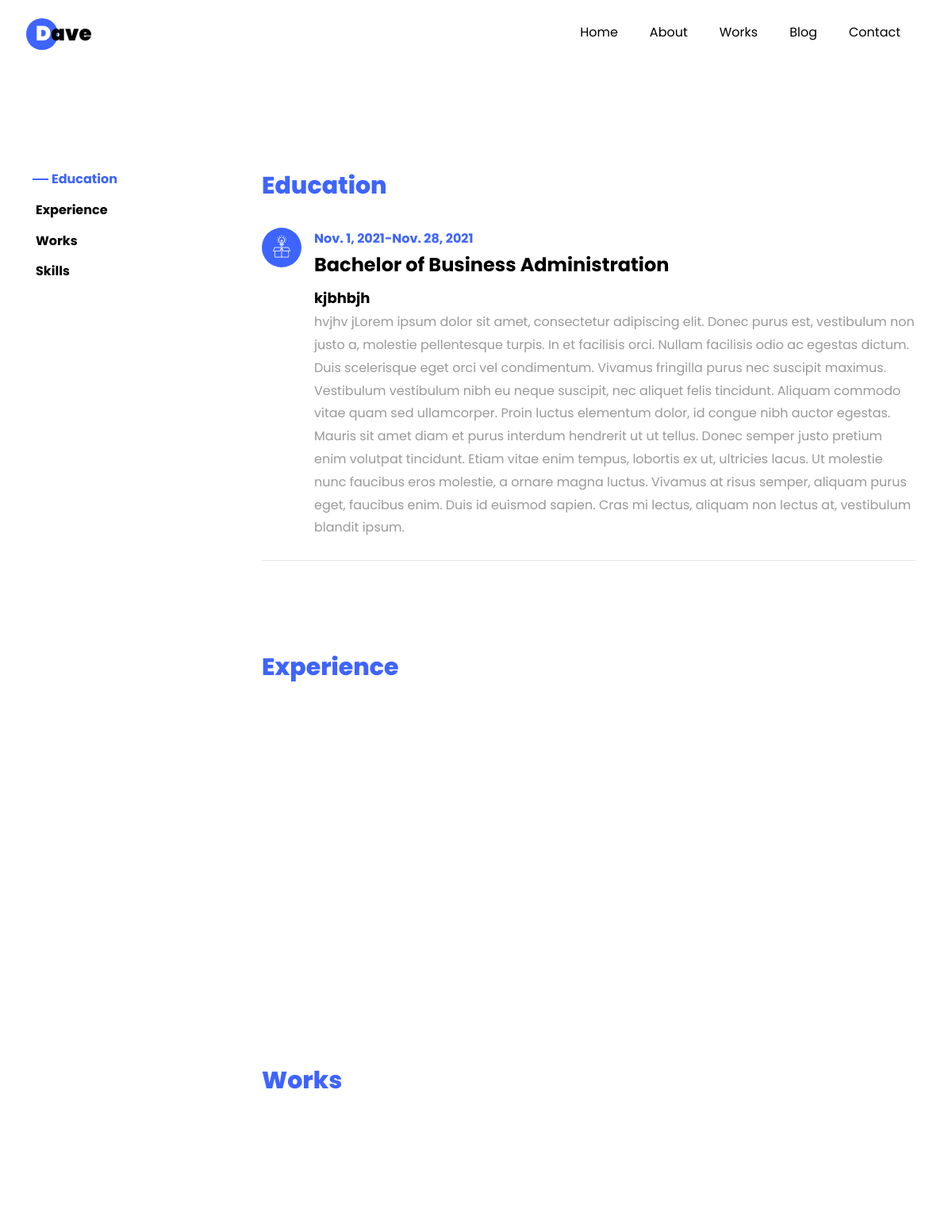
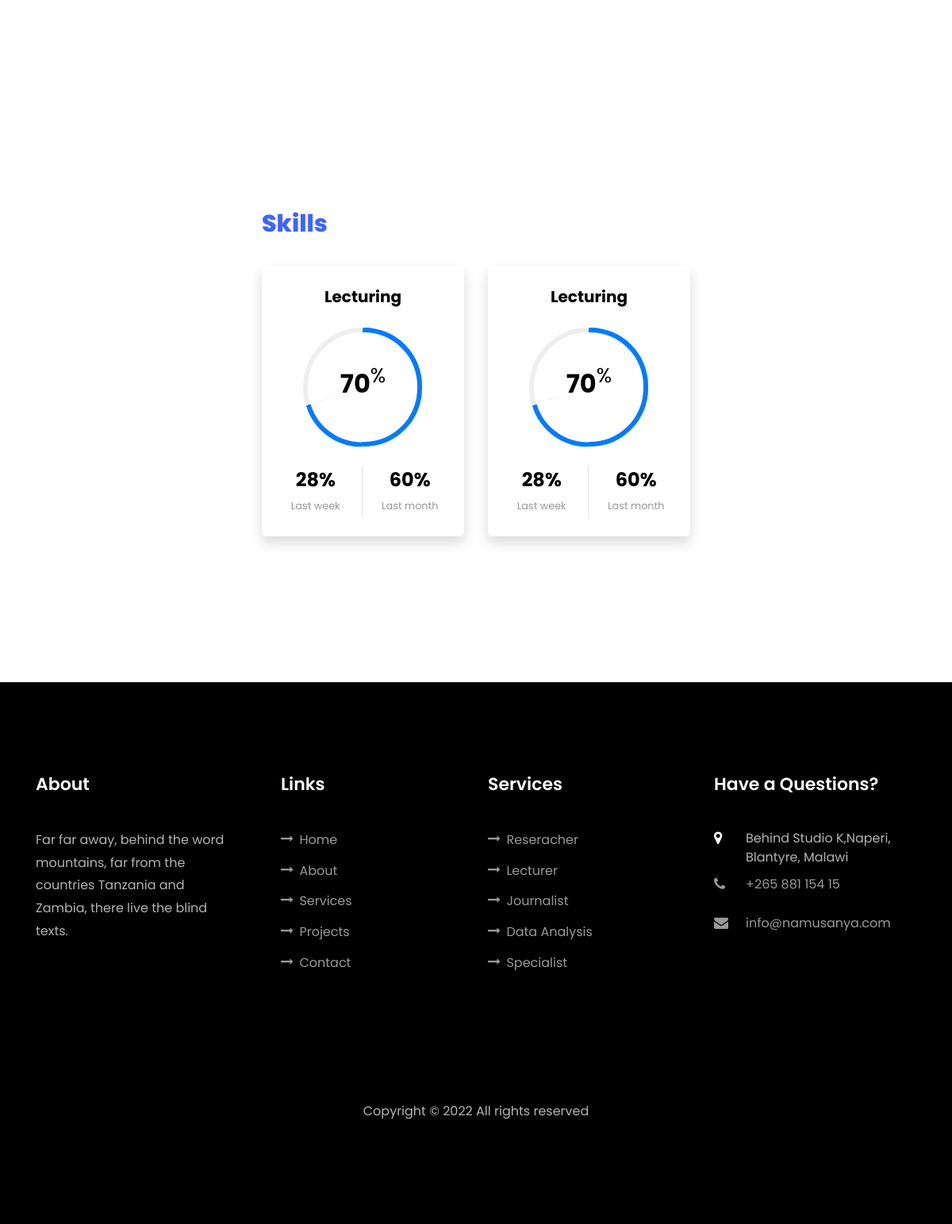
The app's page /works/ with its own data (2 pictures, top to bottom).
### posts/models.py (models this page shows, shortened)
class Education(models.Model):
    heading = models.CharField(max_length=255)
    institution = models.CharField(max_length=255)
    description = models.TextField()
    from_date = models.DateField()
    to_date = models.DateField()
    class Meta:
        ordering = ["-from_date"]

class Skill(models.Model):
    name = models.CharField(max_length=255)
    percentage = models.PositiveIntegerField()

### posts/views.py (the view)
# urls.py: path("", WorksPage.as_view(), name="works"),
class WorksPage(TemplateView):
    template_name = "works.html"
    def get_context_data(self, **kwargs):
        context = super().get_context_data(**kwargs)
        context["education"] = Education.objects.all
        context["experiences"] = Experience.objects.all
        context["works"] = Work.objects.all
        context["skills"] = Skill.objects.all
        return context

### templates/works.html (shortened to what this page needs)
{% extends "base.html" %} {% block content %}
<section class="ftco-section ftco-no-pb goto-here" id="resume-section" style="margin-top: 100px;">
    <div class="container">
        <div class="row">
            <div class="col-md-3">
                <nav id="navi">
                    <ul>
                        <li><a href="#page-1">Education</a></li>
                        <li><a href="#page-2">Experience</a></li>
                        <li><a href="#page-3">Works</a></li>
                        <li><a href="#page-4">Skills</a></li>
                    </ul>
                </nav>
            </div>
            <div class="col-md-9">
                <div id="page-1" class="page one">
                    <h2 class="heading">Education</h2>
                    {% for education in education %}
                    <div class="resume-wrap d-flex ftco-animate">
                        <div class="icon d-flex align-items-center justify-content-center">
                            <span class="flaticon-ideas"></span>
                        </div>
                        <div class="text pl-3">
                            <span class="date">{{education.from_date}}-{{education.to_date}}</span>
                            <h2>{{education.heading}}</h2>
                            <span class="position">{{education.institution}}</span>
                            <p>{{education.description}}</p>
                        </div>
                    </div>
                    {% endfor %}
                </div>
                <div id="page-2" class="page two">
                    <h2 class="heading">Experience</h2>
                </div>
                <div id="page-3" class="page three">
                    <h2 class="heading">Works</h2>
                </div>
                <div id="page-4" class="page three">
                    <h2 class="heading">Skills</h2>
                    <div class="row progress-circle mb-5">
                        {% for skill in skills|slice:":3" %}
                        <div class="col-lg-4 mb-4">
                            <div class="bg-white rounded-lg shadow p-4">
                                <h2 class="h5 font-weight-bold text-center mb-4">{{skill.name}}</h2>
                                <div class="progress mx-auto" data-value='{{skill.percentage}}'>
                                    <span class="progress-left">
                    <span class="progress-bar border-primary"></span>
                                    </span>
                                    <span class="progress-right">
                    <span class="progress-bar border-primary"></span>
                                    </span>
                                    <div class="progress-value w-100 h-100 rounded-circle d-flex align-items-center justify-content-center">
                                        <div class="h2 font-weight-bold">{{skill.percentage}}<sup class="small">%</sup></div>
                                    </div>
                                </div>
                                <div class="row text-center mt-4">
                                    <div class="col-6 border-right">
                                        <div class="h4 font-weight-bold mb-0">28%</div><span class="small text-gray">Last week</span>
                                    </div>
                                    <div class="col-6">
                                        <div class="h4 font-weight-bold mb-0">60%</div><span class="small text-gray">Last month</span>
                                    </div>
                                </div>
                            </div>
                        </div>
                        {% endfor %}
                    </div>
                </div>
            </div>
        </div>
</section>
{% endblock content %}

### static/css/newsletter.css (style rules this page uses)
body { font-family: 'Open Sans', sans-serif; }

### records on screen
Education: from_date "Nov. 1, 2021", to_date "Nov. 28, 2021", heading "Bachelor of Business Administration", institution "kjbhbjh", description "hvjhv jLorem ipsum dolor sit amet, consectetur adipiscing elit. Donec purus est, vestibulum non justo a, molestie pellentesque turpis. In et facilisis orci. Nullam facilisis odio ac egestas dictum. Duis scelerisque eget orci vel condimentum. Vivamus fringilla purus nec suscipit maximus. Vestibulum vestibulum nibh eu neque suscipit, nec aliquet felis tincidunt. Aliquam commodo vitae quam sed ullamcorper. Proin luctus elementum dolor, id congue nibh auctor egestas. Mauris sit amet diam et purus interdum hendrerit ut ut tellus. Donec semper justo pretium enim volutpat tincidunt. Etiam vitae enim tempus, lobortis ex ut, ultricies lacus. Ut molestie nunc faucibus eros molestie, a ornare magna…"
Skill: name "Lecturing", percentage "70"
Skill: name "Lecturing", percentage "70"
